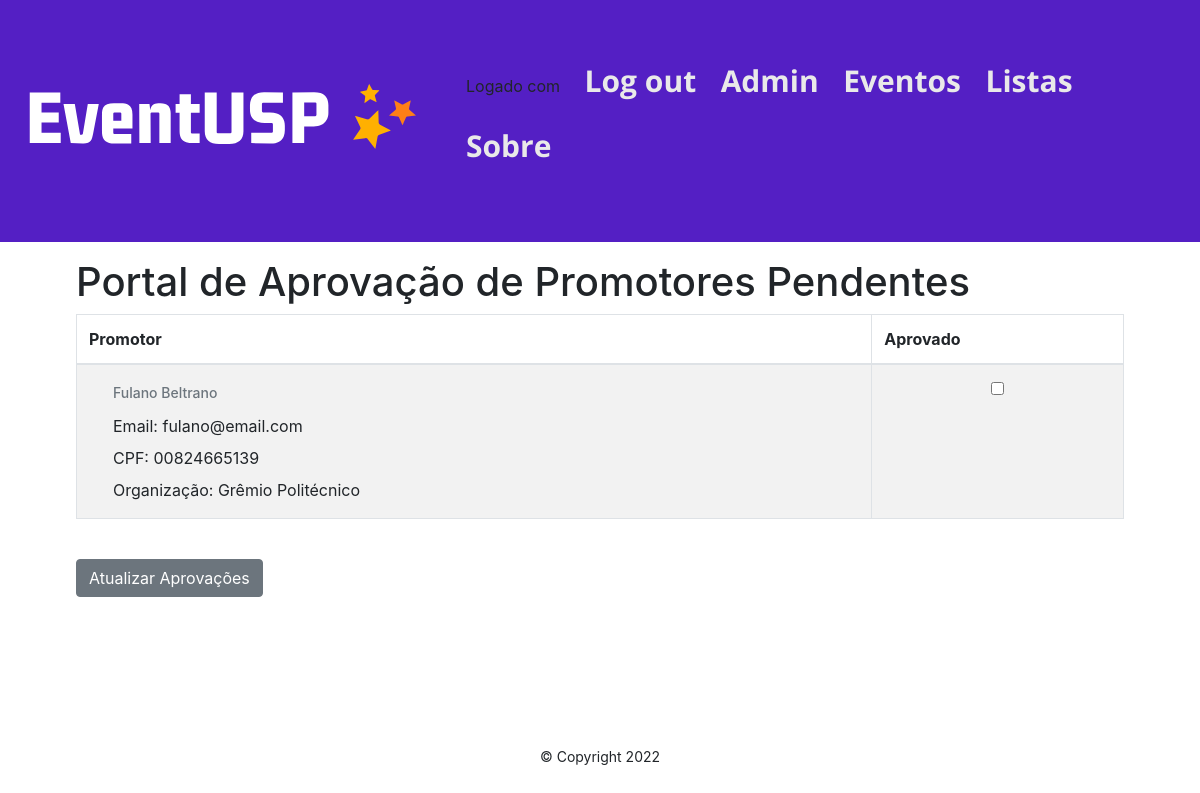
Page /accounts/admin_approval (signed in) on the earlier database version.
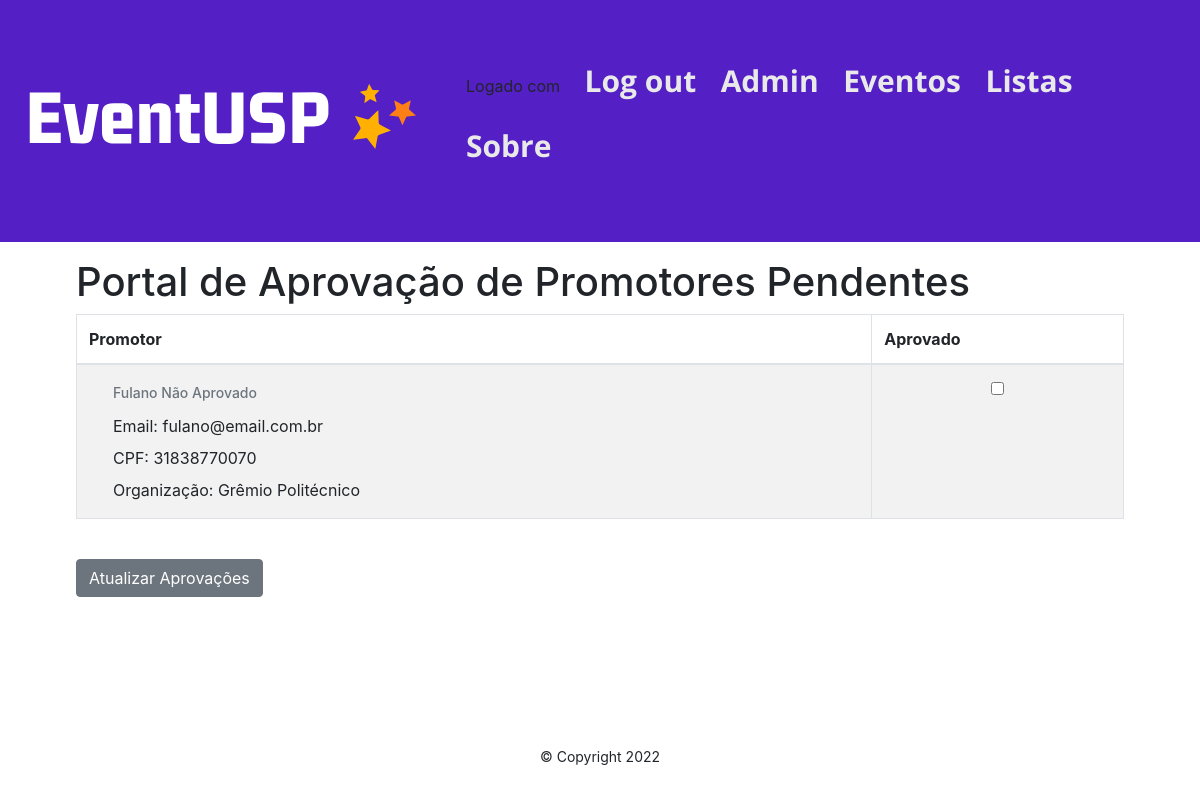
Same page on the later database version.
### accounts/models.py (models this page shows)
class Promotor(models.Model):
    user = models.OneToOneField(
            User,
            on_delete=models.CASCADE,
            primary_key=True,
        )
    organizacao = models.ForeignKey(
            Organizacao,
            on_delete=models.CASCADE,
        )
    approved = models.BooleanField(default=False)
    request_date = models.DateTimeField(auto_now=True)
    profile_photo = models.ImageField(null=True, blank=True, upload_to="images/")
    def __str__(self):
        return f'{self.user.first_name} {self.user.last_name}'

class User(AbstractUser):
    first_name = models.CharField(_("first name"), max_length=150)
    last_name = models.CharField(_("last name"), max_length=150)
    email = models.EmailField(_('email address'), unique=True)
    cpf = models.CharField(_('CPF'), max_length=11, unique=True)

class Organizacao(models.Model):
    org = models.CharField(max_length=60)
    def __str__(self):
            return f'{self.org}'

### accounts/views.py (the view)
# urls.py: path('admin_approval', views.admin_approval, name='admin_approval'),
@user_passes_test(lambda u: u.is_superuser)
def admin_approval(request):
    promotor_list = Promotor.objects.filter(approved=False).order_by('-request_date')
    if request.method == "POST":
        id_list = request.POST.getlist('boxes')
        promotor_list.update(approved=False)
        for x in id_list:
            Promotor.objects.filter(pk=int(x)).update(approved=True)
            User.objects.get(pk=int(x)).groups.add(Group.objects.get(name='promotor'))
            User.objects.get(pk=int(x)).groups.remove(Group.objects.get(name='promotor_pendente'))
        return HttpResponseRedirect(reverse('admin_approval'))
    else:
        return render(request, 'accounts/admin_approval.html', {"promotor_list":promotor_list})

### accounts/templates/accounts/admin_approval.html (shortened to what this page needs)
{% extends 'base.html' %}
{% block content %}
<h1>Portal de Aprovação de Promotores Pendentes</h1>
<form action="" method=POST>
<table class="table table-striped table-hover table-bordered">
    <thead>
        <tr>
            <th scope="col">Promotor</th>
            <th scope="col">Aprovado</th>
        </tr>
    </thead>
    <tbody>
        {% for promotor in promotor_list %}
            <tr>
                <td>
                    <div class="dropdown">
                        <h6 class="dropdown-header">{{ promotor }}</h6>
                        <a class="dropdown-item" href="#">Email: {{ promotor.user.email }}</a>
                        <a class="dropdown-item" href="#">CPF: {{ promotor.user.cpf }}</a>
                        <a class="dropdown-item" href="#">Organização: {{ promotor.organizacao }}</a>
                    </div>
                </td>
                <td>
                    <div class="form-check">
                        <input class="form-check-input" type="checkbox"
                             value = {{promotor.user.id}} name="boxes">
                    </div>
                </td>
        {% endfor %}
    </tbody>
</table>
<br>
<button class="btn btn-secondary" type="submit">Atualizar Aprovações</button>
</form>
{% endblock content %}

Differences in the rows shown:
removed Promotor: user_id.last_name "Fulano Beltrano", user.email "fulano@email.com", user.cpf "00824665139", organizacao "Grêmio Politécnico"
added Promotor: user_id.last_name "Fulano Não Aprovado", user.email "fulano@email.com.br", user.cpf "31838770070", organizacao "Grêmio Politécnico"
